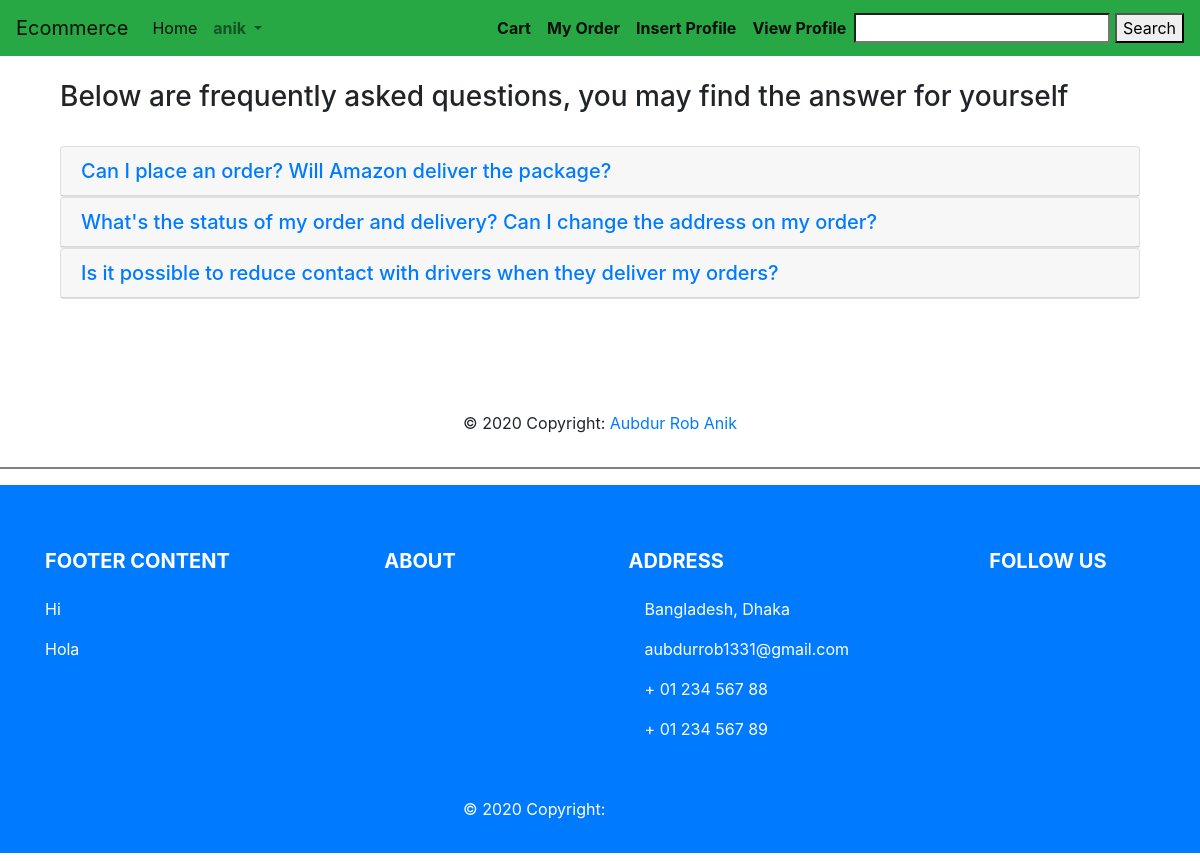
/faq/ (signed in), run on the app's committed database.
### Productmanagement/models.py (models this page shows, shortened)
class FAQ(models.Model):
    STATUS = (
        ("True", "True"),
        ("False", "False"),
    )
    ordernumber = models.IntegerField()
    question = models.CharField(max_length=300)
    answer = models.TextField()
    status = models.CharField(choices=STATUS, max_length=100, default=False)
    created_at = models.DateTimeField(auto_now_add=True)
    updated_at = models.DateTimeField(auto_now=True)

### Productmanagement/views.py (the view)
# urls.py: path('faq/', product_views.Faq_details, name='faq'),
def Faq_details(request):
    faq = FAQ.objects.filter(status=True).order_by('created_at')
    context = {
        'faq' : faq,
    }
    return render(request, 'ProductManagement/faq.html', context)

### templates/ProductManagement/faq.html (shortened to what this page needs)
{% extends 'base.html' %}
{% block change %}
<br>
    <div class="frequently-area pt-60 pb-50">
        <div class="container">
            <div class="row">
                <div class="col-md-12">
                    <div class="frequently-content">
                            <div class="frequently-desc">
                                    <h3>Below are frequently asked questions, you may find the answer for yourself</h3>
                            </div>
                    </div>
        <br>
        <div class="frequently-accordion">
            <div id="accordion">
                {% for p in faq  %}
                    <div class="card">
                        <div class="card-header" id="heading{{p.ordernumber}}">
                            <h5 class="mb-0">
                                <a class="collapsed" data-toggle="collapse" data-target="#collapse{{p.ordernumber}}" aria-expanded="false" aria-controls="collapse{{p.ordernumber}}">
                                    {{p.question}}
                                </a>
                            </h5>
                        </div>
                    </div>
                {% endfor %}
            </div>
        </div>
    </div>
</div>
</div>
</div>
<br>
{% endblock change %}

### templates/navber.html (shortened to what this page needs)
{% load static %}
<nav class="navbar navbar-expand-lg navbar-light bg-success">
  <a class="navbar-brand" href="{% url 'products_list' %}">Ecommerce</a>
  <div class="collapse navbar-collapse" id="navbarSupportedContent">
    <ul class="navbar-nav mr-auto">
      <li class="nav-item active">
        <a class="nav-link" href="{% url 'products_list' %}"> Home <span class="sr-only">(current)</span></a>
      </li>
      <li class="nav-item dropdown">
        {% if user.is_authenticated %}
        <a class="nav-link dropdown-toggle" href="#" id="navbarDropdown" role="button" data-toggle="dropdown" aria-haspopup="true" aria-expanded="false">
          <b> {{user.username}} </b>
        </a>
        {% endif %}
      </li>
    </ul>
     {% if user.is_authenticated %}
      <ul class="navbar-nav justify-content-end">
          <li class="nav-item active">
            <a class="nav-link" href="{% url 'cart' %}"> <b> Cart </b> <span class="sr-only">(current)</span></a>
          </li>
          <li class="nav-item active">
            <a class="nav-link" href="{% url 'my-orders' %}"> <b> My Order </b> <span class="sr-only">(current)</span></a>
          </li>
          <li class="nav-item active">
            <a class="nav-link" href="{% url 'createprofile' %}"> <b> Insert Profile </b> <span class="sr-only">(current)</span></a>
          </li>
          <li class="nav-item active">
            <a class="nav-link" href="{% url 'viewprofile' %}"> <b> View Profile </b> <span class="sr-only">(current)</span></a>
          </li>
      </ul>
    {% endif %}
    <form method="POST" action="{% url 'products_list' %}">
    <input  type="search" name="search">
    <button  type="submit">Search</button>
    </form>
  </div>
</nav>

### data on the page
FAQ: question "Can I place an order? Will Amazon deliver the package?"
FAQ: question "What's the status of my order and delivery? Can I change the address on my order?"
FAQ: question "Is it possible to reduce contact with drivers when they deliver my orders?"

### other printed values
{{ user.username }} "anik"
